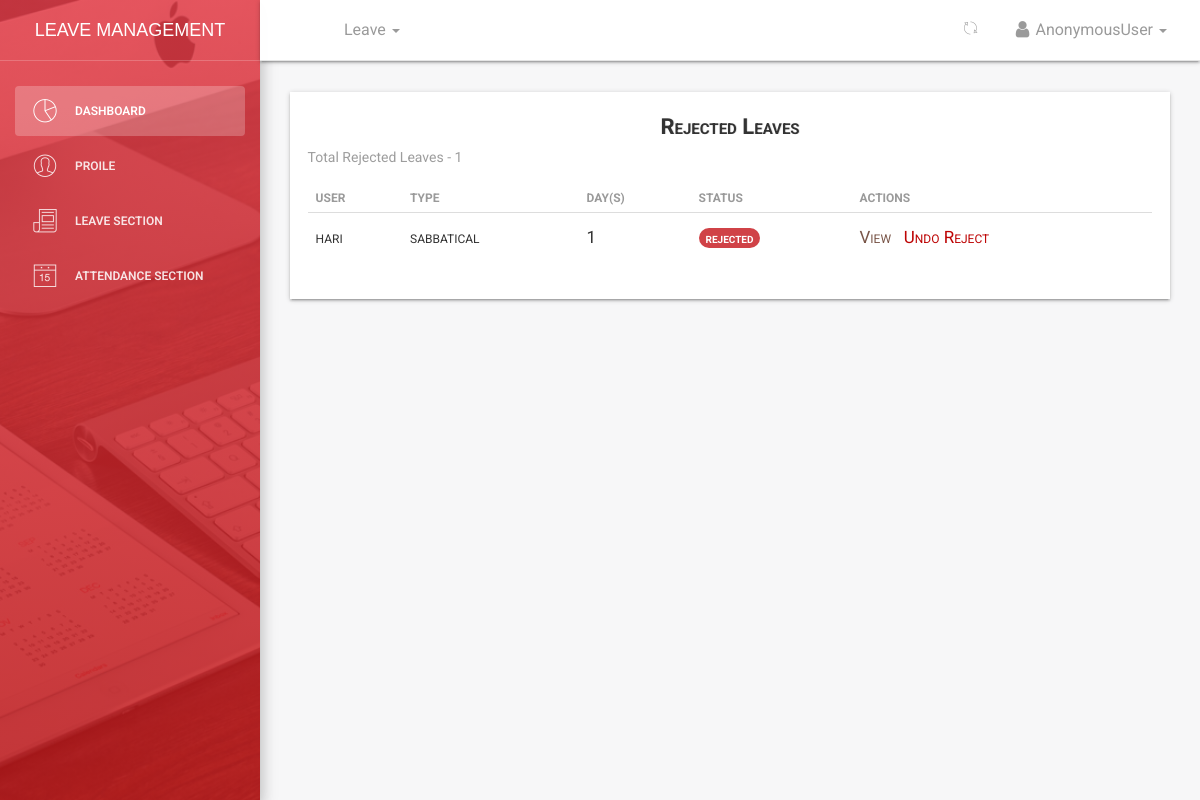
/dashboard/leaves/rejected/all/, run on an earlier commit of the app's database.
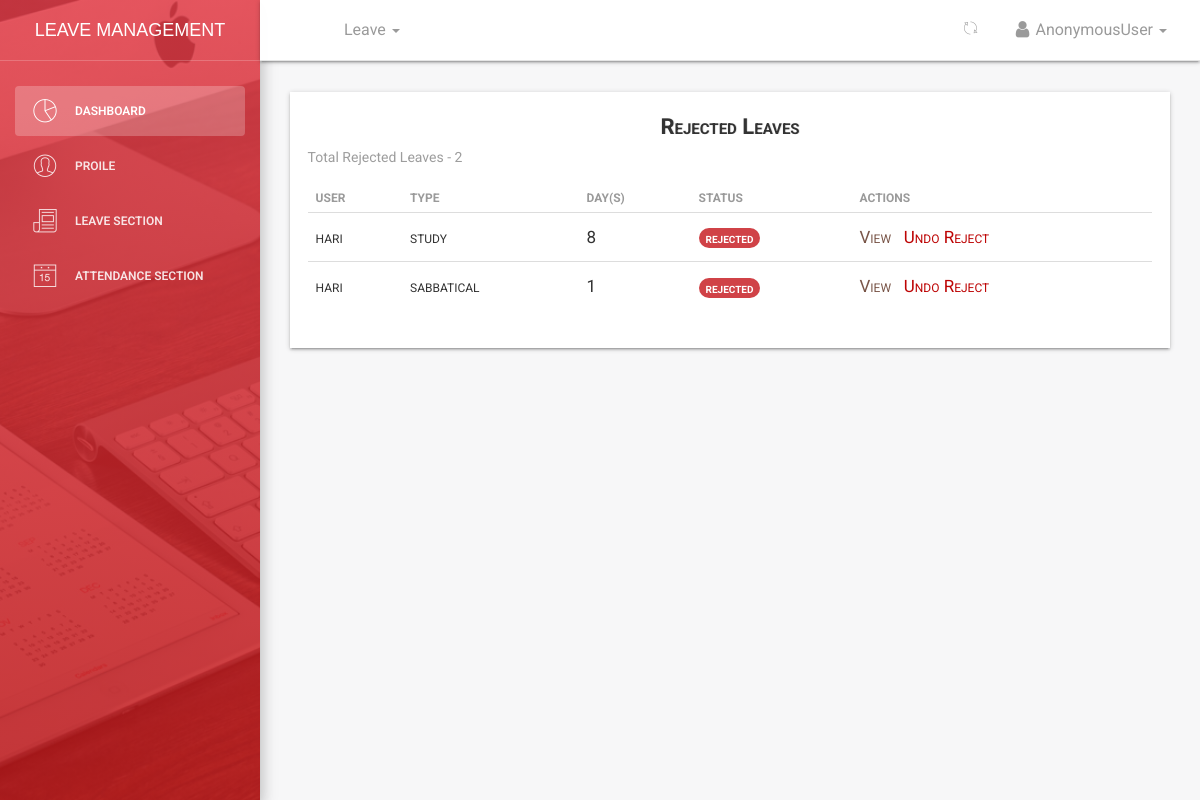
And on a later commit of the database.
### leave/models.py (models this page shows, shortened)
class Leave(models.Model):
    user = models.ForeignKey(User, on_delete=models.CASCADE, default=1)
    startdate = models.DateField(verbose_name=_('Start Date'), help_text='leave start date is on ..', null=True, blank=False)
    enddate = models.DateField(verbose_name=_('End Date'), help_text='coming back on ...', null=True, blank=False)
    leavetype = models.CharField(choices=LEAVE_TYPE, max_length=25, default=SICK, null=True, blank=False)
    reason = models.CharField(verbose_name=_('Reason for Leave'), max_length=255, help_text='add additional information for leave', null=True, blank=True)
    defaultdays = models.PositiveIntegerField(verbose_name=_('Leave days per year counter'), default=DAYS, null=True, blank=True)
    status = models.CharField(max_length=12, default='pending')  # pending, approved, rejected, cancelled
    is_approved = models.BooleanField(default=False)  # hide
    updated = models.DateTimeField(auto_now=True, auto_now_add=False)
    created = models.DateTimeField(auto_now=False, auto_now_add=True)
    objects = LeaveManager()
    class Meta:
        verbose_name = _('Leave')
        verbose_name_plural = _('Leaves')
        ordering = ['-created']  # recent objects
    @property
    def leave_days(self):
        if self.startdate > self.enddate:
            return
        dates = (self.enddate - self.startdate)
        return dates.days
    @property
    def is_rejected(self):
        return self.status == 'rejected'

### dashboard/views.py (the view)
# urls.py: path('leaves/rejected/all/', views.leave_rejected_list, name='leavesrejected'),
def leave_rejected_list(request):
    leaves = Leave.objects.all_rejected_leaves()
    dataset = {
        'leave_list_rejected': leaves,
        'title': 'Rejected Leaves List'
    }
    return render(request, 'dashboard/rejected_leaves_list.html', dataset)

### leave/manager.py (called while the page is built)
	def all_rejected_leaves(self):
		return super().get_queryset().filter(status = 'rejected').order_by('-created')

### templates/dashboard/rejected_leaves_list.html (shortened to what this page needs)
{% extends '_layout.html' %}
 {% block navheader %}
 	{% include 'includes/navheader_employee_app.html' %}
 {% endblock %}
 {% block content %}
        <section class="content">
            <section class="container-fluid">
            	   <section class="row">
                        <section class="col col-sm-8 offset-sm-2">
                        </section>
                    </section>
                	<div class="table-responsive table-shadow">
                		<div class="text-center table-description">
                			<h4 class="title-h3" style="text-shadow: 1px 0px rgba(0,0,0,0.11)">Rejected Leaves</h4>
                		</div>
                		<section class="total-leaves-count">
                			{% if leave_list_rejected %}
                			<p>Total Rejected Leaves - <span>{{ leave_list_rejected.count }}</span></p>
                			{% endif %}
                		</section>
                		<table class="table">
							  <thead>
							    <tr>
							      <th scope="col"><b>User</b></th>
							      <th scope="col"><b>Type</b></th>
							      <th scope="col"><b>Day(s)</b></th>
							      <th scope="col"><b>Status</b></th>
							      <th scope="col"><b>Actions</b></th>
							    </tr>
							  </thead>
							  <tbody>
							  	{% for leave in leave_list_rejected %}
							    <tr>
							      <td>{{ leave.user }}</td>
							      <td>{{ leave.leavetype}}</td>
							      <td>{{ leave.leave_days }}</td>
							      <td><span class="badge badge-success" style="background-color:#d04247; font-size: 14px;">{{ leave.status }}</span></td>
							      <td>
							      	<a href="{% url 'dashboard:userleaveview' leave.id %}" style="color: #795548;">
							      	    <span>View &nbsp;</span>
							      	</a>
							      	{% if leave.is_rejected %}
							      		<a href="{% url 'dashboard:unreject' leave.id %}" style="color:#bd0404;">Undo Reject</a>
							      	{% endif %}
							      </td>
							    </tr>
							    {% endfor %}
							  </tbody>
						</table>
					</div>
            </section>
        </section>
 {% endblock %}

What changed in the data, as far as the page shows it:
added Leave: user "hari", leavetype "study", leave_days "8", status "rejected", shows "Undo Reject"
Also different on the page:
{{ leave_list_rejected.count }}: "1" → "2"
